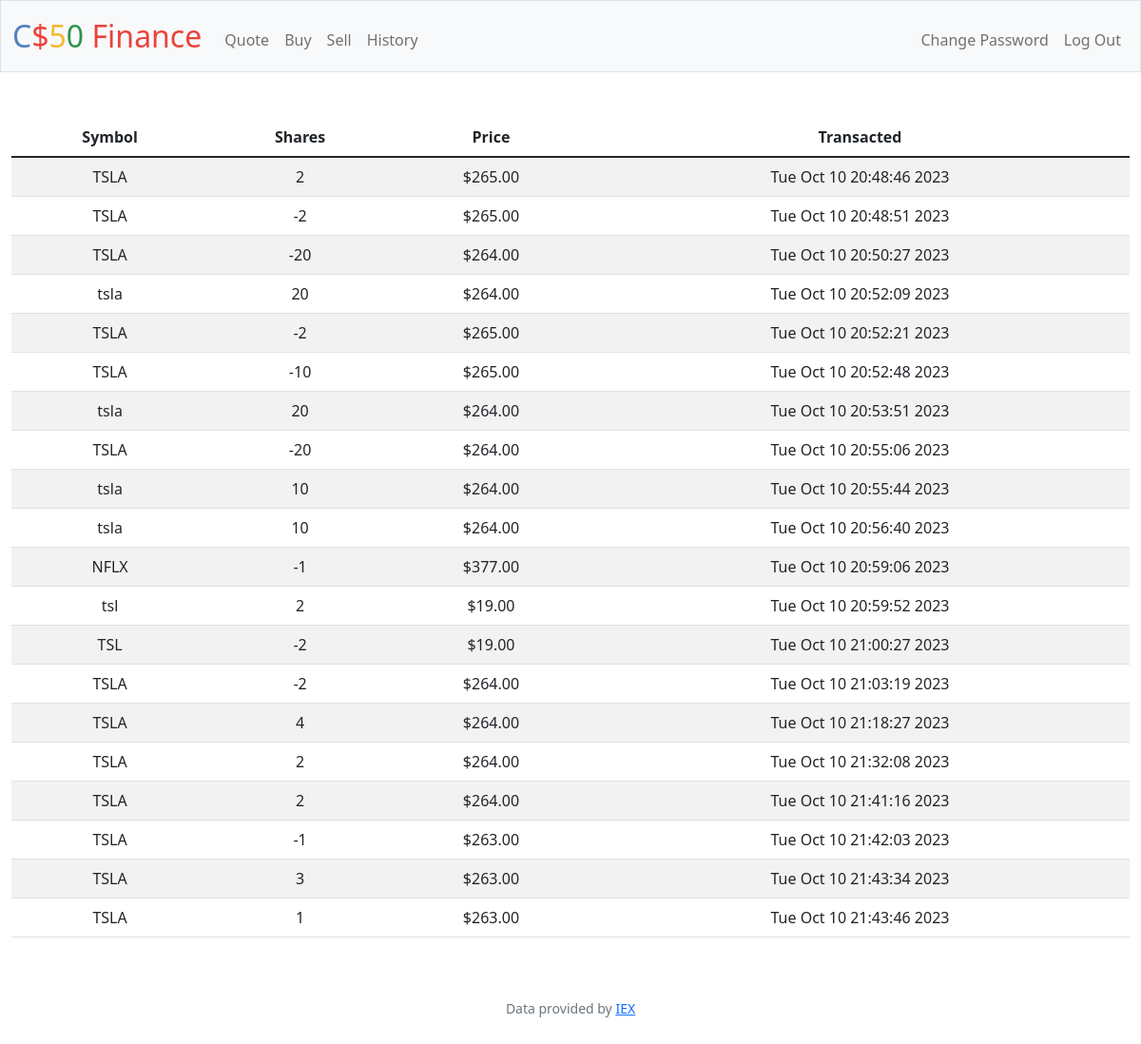
/history (signed in), run on an earlier commit of the app's database.
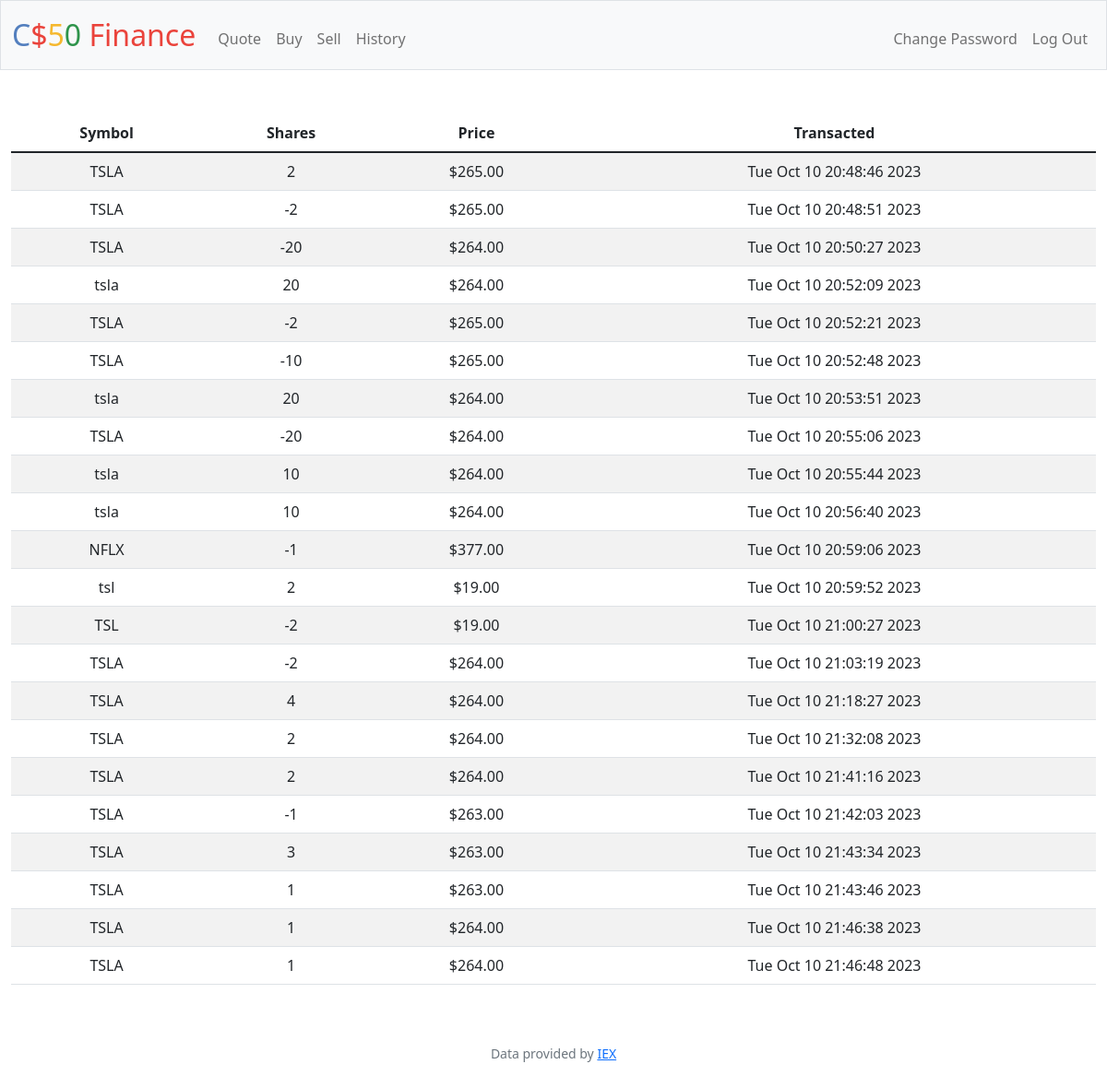
And on a later commit of the database.
### tables this page shows
CREATE TABLE history (
users_id INTEGER NOT NULL,
stock TEXT NOT NULL,
number INTEGER NOT NULL,
price TEXT NOT NULL,
date_time TEXT NOT NULL,
FOREIGN KEY(users_id) REFERENCES users(id));

### app.py (the view)
@app.route("/history")
@login_required
def history():
    transaction_rows = db.execute(
        "SELECT stock, number, price, date_time FROM history WHERE users_id = ?",
        session["user_id"],
    )
    return render_template("history.html", transaction_rows=transaction_rows)

### app.py (called while the page is built)
@app.after_request
def after_request(response):
    response.headers["Cache-Control"] = "no-cache, no-store, must-revalidate"
    response.headers["Expires"] = 0
    response.headers["Pragma"] = "no-cache"
    return response

### helpers.py (called while the page is built)
def login_required(f):
    @wraps(f)
    def decorated_function(*args, **kwargs):
        if session.get("user_id") is None:
            return redirect("/login")
        return f(*args, **kwargs)
    return decorated_function

### templates/history.html (shortened to what this page needs)
{% extends "layout.html" %}
{% block main %}
    <table class="table table-striped">
        <thead>
            <tr>
                <th>Symbol</th>
                <th>Shares</th>
                <th>Price</th>
                <th>Transacted</th>
            </tr>
        </thead>
        <tbody>
            {% for row in transaction_rows %}
            <tr>
                <td>{{ row['stock'] }}</td>
                <td>{{ row['number'] }} </td>
                <td>{{ row['price'] }} </td>
                <td>{{ row['date_time'] }} </td>
            </tr>
            {% endfor %}
        </tbody>
    </table>
{% endblock %}

### templates/layout.html (shortened to what this page needs)
<!DOCTYPE html>
<html lang="en">
    <head>
        <link href="https://cdn.jsdelivr.net/npm/bootstrap@5.1.3/dist/css/bootstrap.min.css" rel="stylesheet">
        <link href="/static/styles.css" rel="stylesheet">
    </head>
    <body>
        <nav class="bg-light border navbar navbar-expand-md navbar-light">
            <div class="container-fluid">
                <a class="navbar-brand" href="/"><span class="blue">C</span><span class="red">$</span><span class="yellow">5</span><span class="green">0</span> <span class="red">Finance</span></a>
                <div class="collapse navbar-collapse" id="navbar">
                    {% if session["user_id"] %}
                        <ul class="navbar-nav me-auto mt-2">
                            <li class="nav-item"><a class="nav-link" href="/quote">Quote</a></li>
                            <li class="nav-item"><a class="nav-link" href="/buy">Buy</a></li>
                            <li class="nav-item"><a class="nav-link" href="/sell">Sell</a></li>
                            <li class="nav-item"><a class="nav-link" href="/history">History</a></li>
                        </ul>
                        <ul class="navbar-nav ms-auto mt-2">
                            <li class="nav-item"><a class="nav-link" href="/change">Change Password</a></li>
                            <li class="nav-item"><a class="nav-link" href="/logout">Log Out</a></li>
                        </ul>
                    {% else %}
                        <ul class="navbar-nav ms-auto mt-2">
                            <li class="nav-item"><a class="nav-link" href="/register">Register</a></li>
                            <li class="nav-item"><a class="nav-link" href="/login">Log In</a></li>
                        </ul>
                    {% endif %}
                </div>
            </div>
        </nav>
        <main class="container-fluid py-5 text-center">
            {% block main %}{% endblock %}
        </main>
        <footer class="mb-5 small text-center text-muted">
            Data provided by <a href="https://iexcloud.io/">IEX</a>
        </footer>
    </body>
</html>

### static/styles.css (style rules this page uses)
nav .navbar-brand { font-size: xx-large; }
nav .navbar-brand .blue { color: #537fbe; }
nav .navbar-brand .red { color: #ea433b; }
nav .navbar-brand .yellow { color: #f5b82e; }
nav .navbar-brand .green { color: #2e944b; }

What changed in the data, as far as the page shows it:
added history: stock "TSLA", number "1", price "$264.00", date_time "Tue Oct 10 21:46:38 2023"
added history: stock "TSLA", number "1", price "$264.00", date_time "Tue Oct 10 21:46:48 2023"
